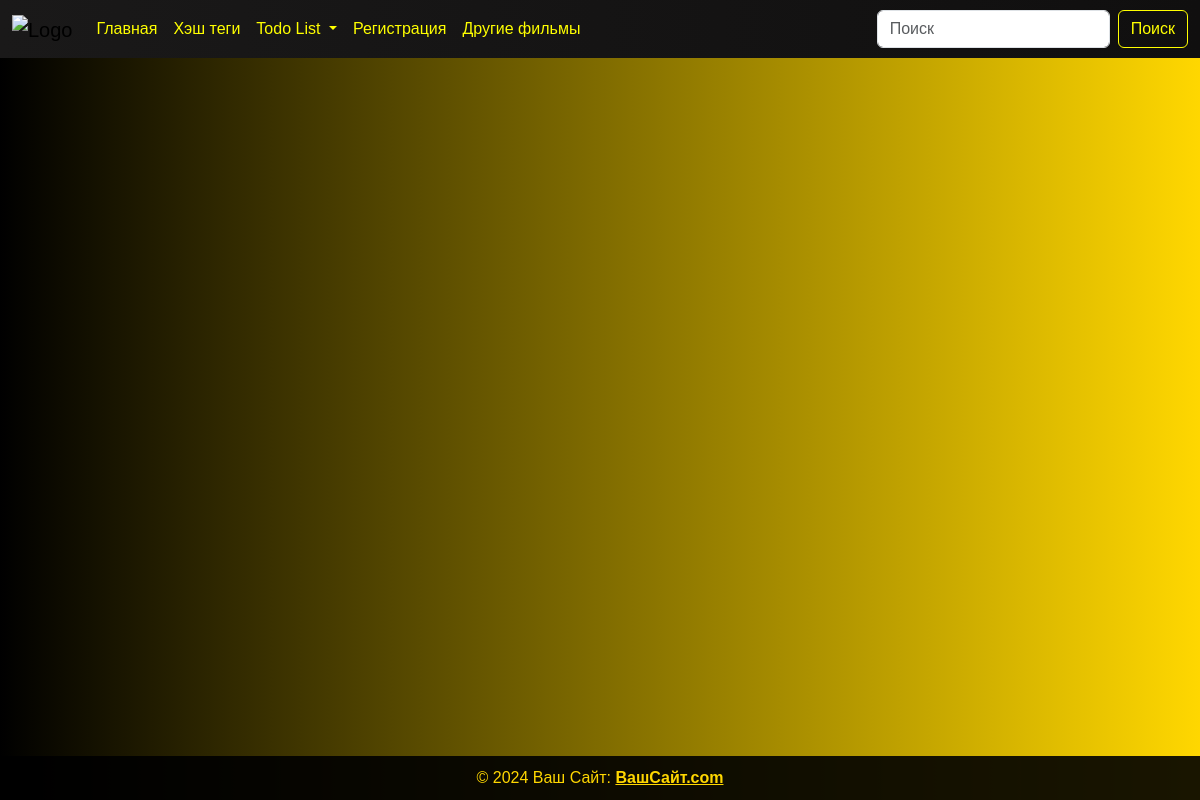
/meals/, run on an earlier commit of the app's database.
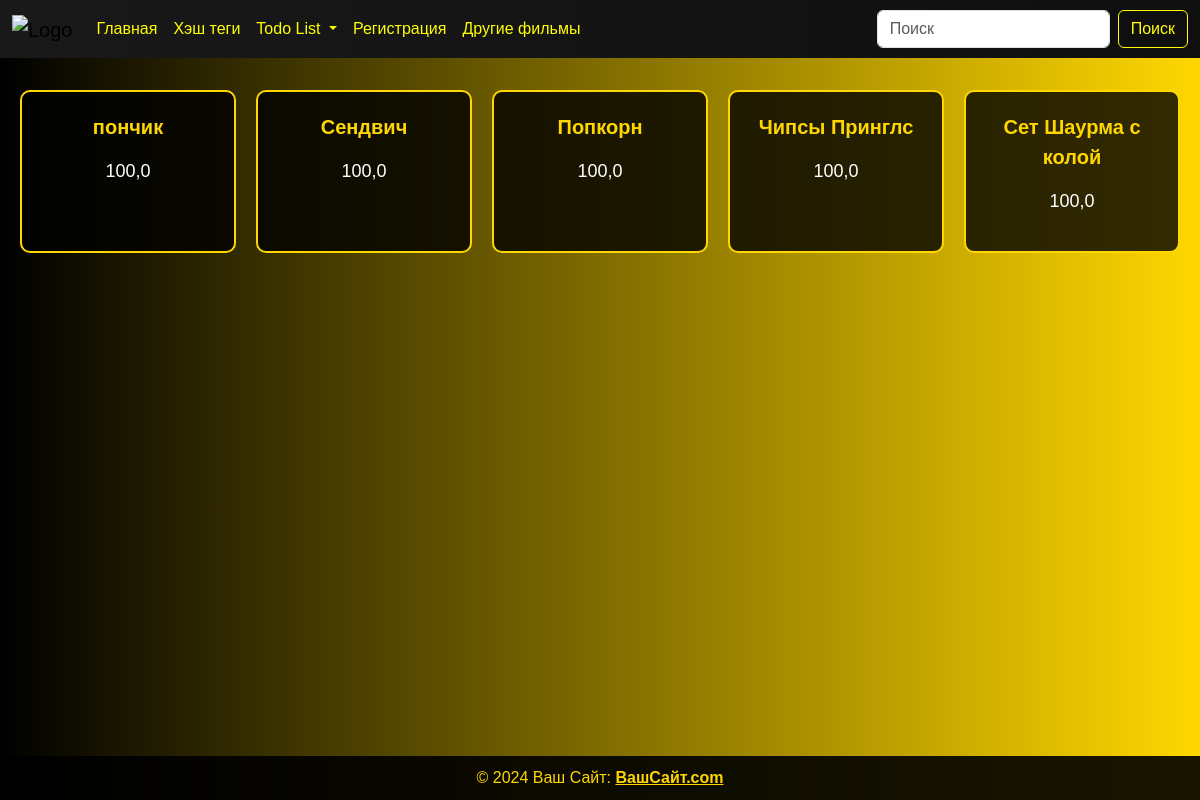
And on a later commit of the database.
### foods_and_drinks/models.py (models this page shows, shortened)
class Product(models.Model):
    name = models.CharField(max_length=100)
    price = models.FloatField(default=100)
    tags = models.ManyToManyField(Tag)

### foods_and_drinks/views.py (the view)
# urls.py: path('meals/', views.meal_products, name='meal_products'),
def meal_products(request):
    if request.method == "GET":
        products_meal = models.Product.objects.filter(tags__name='Еда').order_by('-id')
        context = {'products_meal': products_meal}
        return render(
            request,
            template_name='tags/meal_products.html',
            context=context
        )

### templates/tags/meal_products.html
{% load static %}
  {% include '../components/header.html' %}
  <link rel="stylesheet" href="{% static 'main_page/tags.css' %}">
  <div class="products-container">
    {% for i in products_meal %}
      <div class="product-card">
        <p class="product-name">{{ i.name }}</p>
        <p class="product-price">{{ i.price }}</p>
      </div>
    {% endfor %}
  </div>
  {% include '../components/footer.html' %}

What changed in the data, as far as the page shows it:
added Product: name "пончик", price "100,0"
added Product: name "Сендвич", price "100,0"
added Product: name "Попкорн", price "100,0"
added Product: name "Чипсы Принглс", price "100,0"
added Product: name "Сет Шаурма с колой", price "100,0"
